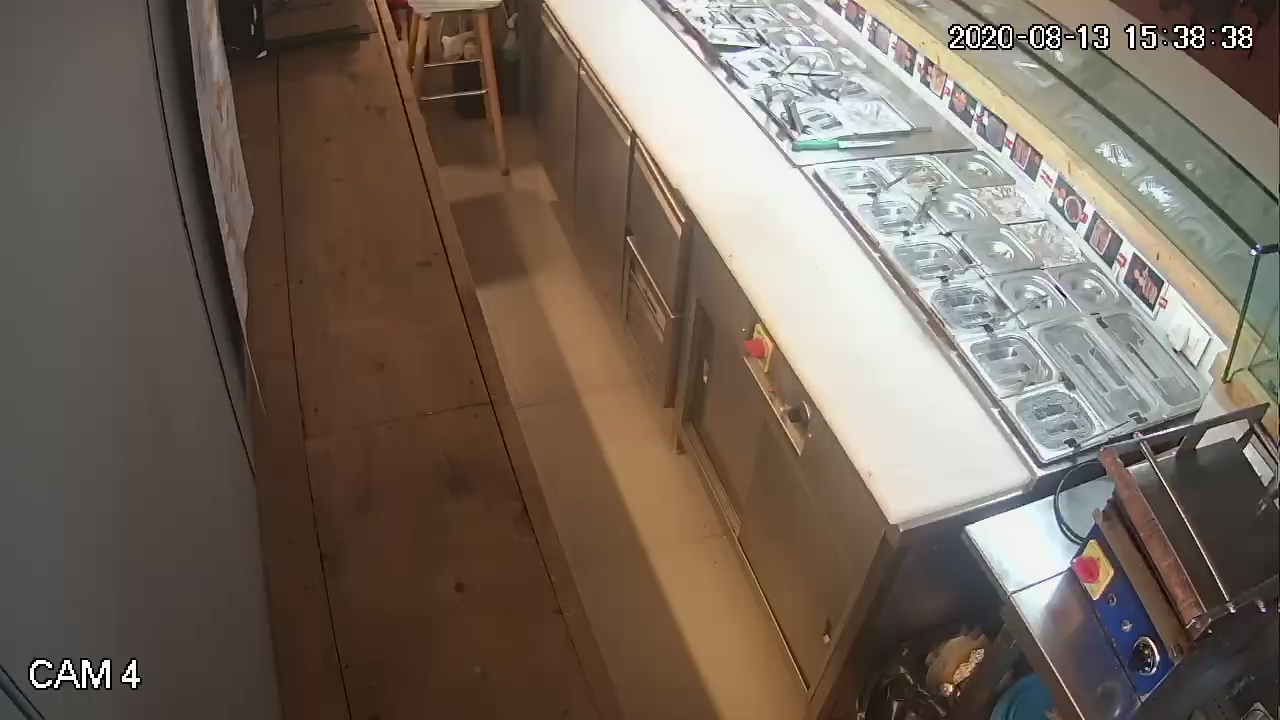
#> input picture CAM4_Base.jpg, 1280 x 720 px, found by its file name
$ python CAM4_1.py
#> lines starting #> are read from the running program, lines starting #| are printed output that depends on the picture
import cv2
import imutils
import numpy as np
import joblib
from matplotlib import pyplot as plt

#  https://www.programmersought.com/article/3449903953/

# load image, initially BGR
img = cv2.imread("E:/ My Desktop/Softvan/NYB/CAM4_Base.jpg")
#> img is the input picture: shape (720, 1280, 3); mean B, G, R 92.8, 104.1, 117.3
img= imutils.resize(img , width=500)
#> img: shape (281, 500, 3)
# show this image
cv2.imshow("original_img", img)

# convert it to grayscale, show
img=cv2.imread("E:/ My Desktop/Softvan/NYB/CAM4_Base.jpg", 0)
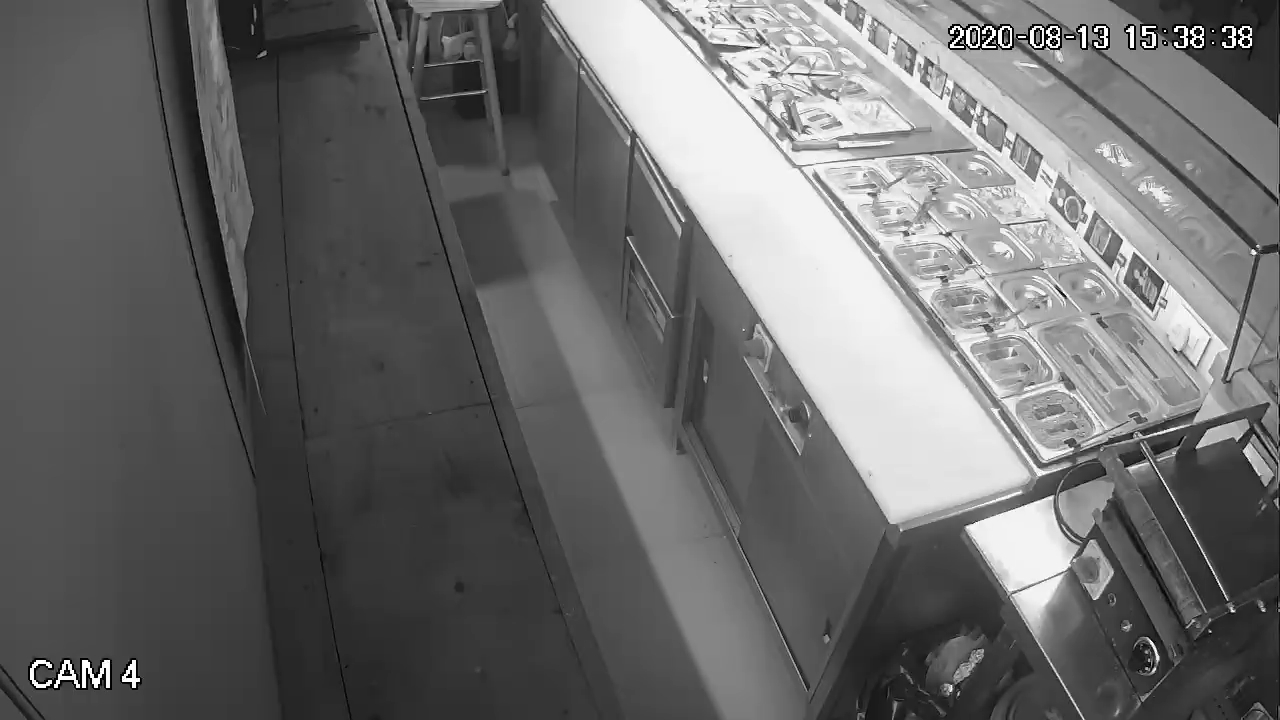
#> img: shape (720, 1280); min 0, max 255, mean 106.7
img= imutils.resize(img , width=500)
#> img: shape (281, 500)
cv2.imshow("grayscale_img", img)
cv2.waitKey(0)
cv2.destroyAllWindows()

# crop using coordinates and save cropped image.
pts = [] # for storing points

 # :mouse callback function

# [48 lines left out: function draw_roi, not called in this run]

 #Create images and windows and bind windows to callback functions
img = cv2.imread("E:/ My Desktop/Softvan/NYB/CAM4_Base.jpg")
img = imutils.resize(img , width=500)
cv2.namedWindow('image')
cv2.setMouseCallback('image', draw_roi)

while True:
    key = cv2.waitKey(1) & 0xFF
#> (key Esc is pressed here)
    if key == 27:
        break
    if key == ord("s"):
        saved_data = {
            "ROI": pts
        }

        joblib.dump(value=saved_data, filename="config.pkl")
        print("[INFO] ROI coordinates have been saved to local.")
        break

 # Module 2
#> (the run stopped early here; a loop or call above may not have finished)
